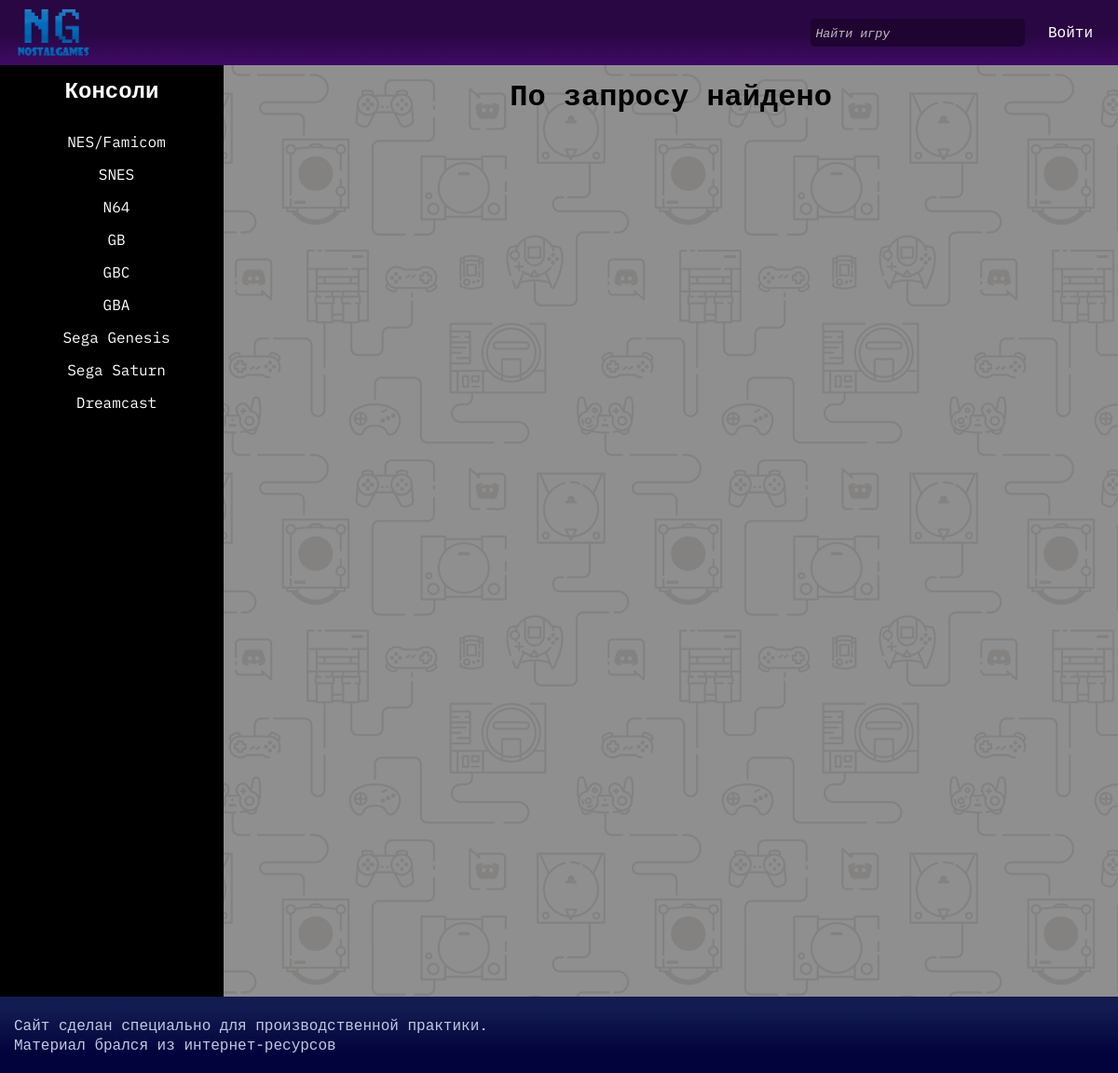
Page /search_games.php on the committed database.
### tables this page shows
CREATE TABLE `consoles` (
  `id_console` int(11) NOT NULL,
  `name_console` varchar(40) NOT NULL,
  `pic` varchar(20) DEFAULT NULL
);

### search_games.php (the view, shortened to what this page needs)
<?php include('connect.php');
      $mysqli = 'SELECT * FROM consoles';
      $query = mysqli_query($link, $mysqli);
      $res = mysqli_fetch_all($query, MYSQLI_ASSOC);
       ?>
<!DOCTYPE html>
<html>
<head>
    <link rel="stylesheet" href="CSS/style.css">
    <link rel="stylesheet" href="CSS/modal.css">
</head>
<body>
    <div id="page">
    <header>
        <nav>
         <div class="logo"> <a href="index.php"> <img src="pics/logo.png"> </a> </div>
         <div>
         <form method="POST" action="search_games.php">
            <input class="search" name="srch" type="search" placeholder="Найти игру">
            <a href="autorisation.php" class="autorisation"> <?php if($_SESSION['login'] or $_COOKIE['login']) echo 'Выйти';
                                                                   else echo 'Войти'; ?> </a>
          </form>
         </div>
        </nav>
   </header>
   <div class="flexes">
      <aside>
         <div class="consoles-block">
            <h2> Консоли </h2>
            <ul>
            <?php foreach($res as $result){  ?>
               <li> <a href="games_for_console.php?sel=<?php echo $result['id_console'] ?>"> <?php echo $result['name_console']?>  </a> </li>
            <?php } ?>
            </ul>
         </div>
      </aside>
      <main class="main-games">
        <h1> По запросу <?php echo $err ?> найдено </h1>
        <div id="games">
        </div>
      </main>
   </div>
   <footer>
    <p> Сайт сделан специально для производственной практики. </p>
    <p> Материал брался из интернет-ресурсов </p>
   </footer>
    </div>
</body>
</html>

### CSS/style.css (style rules this page uses)
* { margin: 0px; padding: 0px; }
a { text-decoration: none; }
html, body { height: 100%; }
body { background-image:url(../pics/background.png); background-attachment: fixed; font-family: 'IBM Plex Mono', "Lucida Console", monospace; }
#page { max-width: 2000px; margin: 0 auto; }
header { background: linear-gradient(180deg, rgba(40,7,66,1) 50%, rgba(64,10,100,1) 100%); display: flex; justify-content: center; align-items: center; border-radius: 0px 0px 0px 0px; height: 70px; }
nav { width: 98%; display: flex; justify-content: space-between; }
input, select { height: 30px; border: none; border-radius: 5px; background-color: rgb(31, 4, 49); color: white; width: 230px; }
.search, textarea { font-family: 'IBM Plex Mono', "Lucida Console", monospace; font-style: italic; }
.autorisation { color: white; padding: 26px 15px; }
nav > div:nth-child(2) { align-self: center; }
.logo { width: 50px; height: 100%; }
.logo > a > img { width: 90px; margin-top: 5px; }
.flexes { display: flex; flex-wrap: wrap; justify-content: center; background-color: rgba(226, 224, 222, 0.582); }
main { display: flex; flex-direction: column; justify-content: center; align-items: center; }
.main-games, .main-game { width: 80%; }
.main-games { min-height: 1000px; justify-content: flex-start; }
.main-games h1 { padding-top: 10px; }
aside { width: 20%; background-color: black; display: flex; justify-content: center; }
.consoles-block { margin-top: 5px; background: black; color: white; text-align: center; position: fixed; }
.consoles-block h2 { padding-top: 5px; }
ul { list-style-type: none; padding: 15px 0px }
li { text-indent: 10px; margin: 15px 0px; }
li a { color: white; }
#consoles, #games { padding-top: 30px; padding-bottom: 10px; display: grid; grid-template-rows: auto auto auto; grid-template-columns: auto auto auto; grid-gap: 10px; }
footer { background: linear-gradient(180deg, rgba(18,28,80,1) 16%, rgba(2,2,60,1) 75%); padding: 20px 15px; color: rgb(191, 201, 224); }

### rows in the picture
consoles: name_console "NES/Famicom"
consoles: name_console "SNES"
consoles: name_console "N64"
consoles: name_console "GB"
consoles: name_console "GBC"
consoles: name_console "GBA"
consoles: name_console "Sega Genesis"
consoles: name_console "Sega Saturn"
consoles: name_console "Dreamcast"
